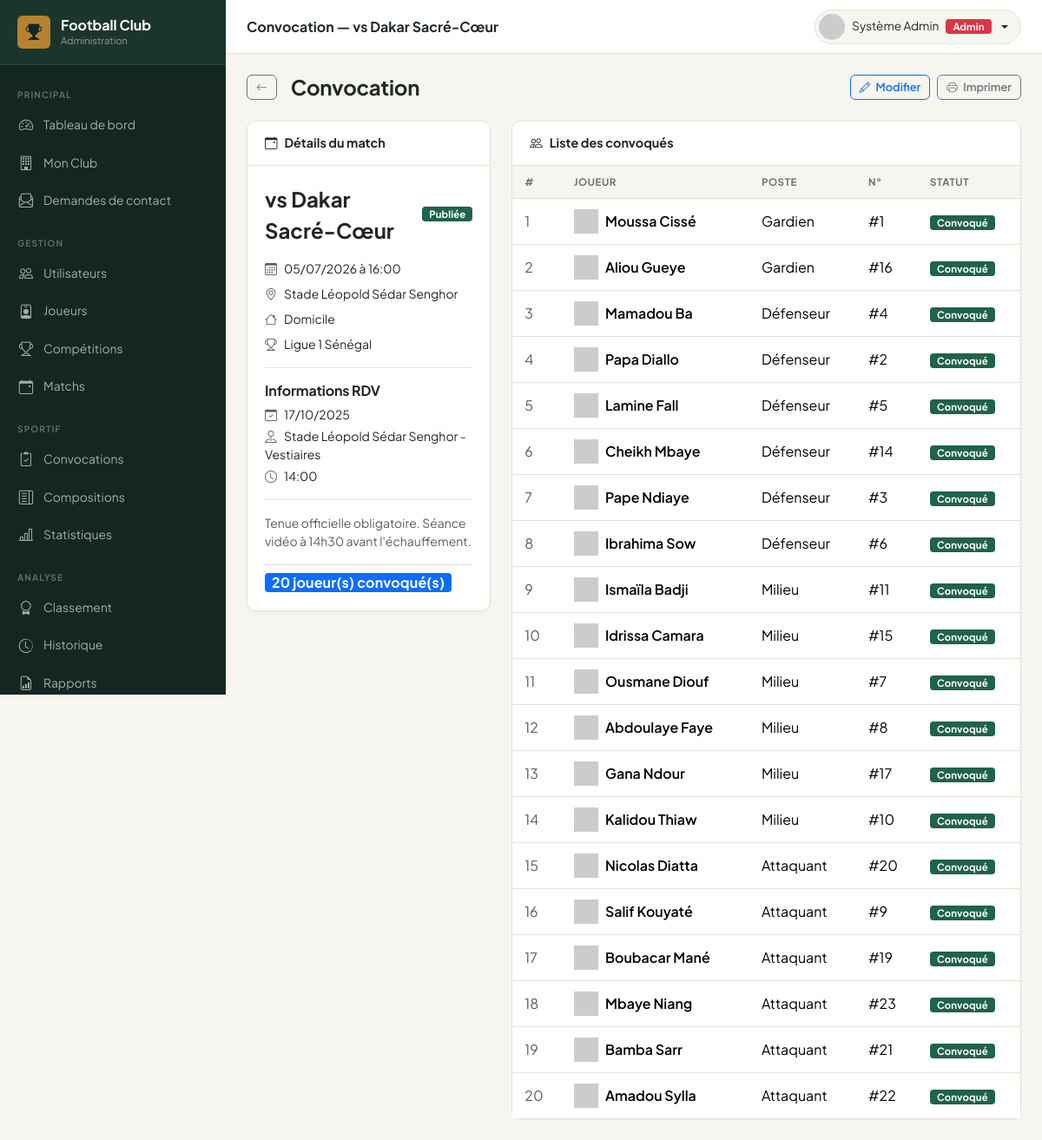
/admin/convocations/view.php?id=1 (signed in), run on the app's committed database.
### tables this page shows
CREATE TABLE `convocations` (
  `id` int(11) NOT NULL AUTO_INCREMENT,
  `match_id` int(11) NOT NULL,
  `date_convocation` date DEFAULT NULL,
  `lieu_rdv` varchar(200) DEFAULT NULL,
  `heure_rdv` time DEFAULT NULL,
  `notes` text DEFAULT NULL,
  `statut` enum('Brouillon','Publiée','Annulée') DEFAULT 'Brouillon',
  `created_at` timestamp NOT NULL DEFAULT current_timestamp(),
  `updated_at` timestamp NOT NULL DEFAULT current_timestamp() ON UPDATE current_timestamp(),
  PRIMARY KEY (`id`),
  KEY `match_id` (`match_id`),
  CONSTRAINT `convocations_ibfk_1` FOREIGN KEY (`match_id`) REFERENCES `matchs` (`id`) ON DELETE CASCADE
);

CREATE TABLE `matchs` (
  `id` int(11) NOT NULL AUTO_INCREMENT,
  `competition_id` int(11) DEFAULT NULL,
  `date_match` date NOT NULL,
  `heure_match` time DEFAULT NULL,
  `stade` varchar(200) DEFAULT NULL,
  `adversaire` varchar(150) NOT NULL,
  `domicile_exterieur` enum('Domicile','Extérieur') DEFAULT 'Domicile',
  `score_equipe` tinyint(3) unsigned DEFAULT 0,
  `score_adverse` tinyint(3) unsigned DEFAULT 0,
  `statut` enum('Programmé','En cours','Terminé','Annulé','Reporté') DEFAULT 'Programmé',
  `notes` text DEFAULT NULL,
  `created_at` timestamp NOT NULL DEFAULT current_timestamp(),
  `updated_at` timestamp NOT NULL DEFAULT current_timestamp() ON UPDATE current_timestamp(),
  PRIMARY KEY (`id`),
  KEY `competition_id` (`competition_id`),
  CONSTRAINT `matchs_ibfk_1` FOREIGN KEY (`competition_id`) REFERENCES `competitions` (`id`) ON DELETE SET NULL
);

CREATE TABLE `competitions` (
  `id` int(11) NOT NULL AUTO_INCREMENT,
  `nom` varchar(150) NOT NULL,
  `type` enum('Championnat','Coupe','Amical','Tournoi') DEFAULT 'Championnat',
  `saison` varchar(20) DEFAULT NULL,
  `created_at` timestamp NOT NULL DEFAULT current_timestamp(),
  `updated_at` timestamp NOT NULL DEFAULT current_timestamp() ON UPDATE current_timestamp(),
  PRIMARY KEY (`id`)
);

CREATE TABLE `convocation_joueur` (
  `id` int(11) NOT NULL AUTO_INCREMENT,
  `convocation_id` int(11) NOT NULL,
  `joueur_id` int(11) NOT NULL,
  `statut` enum('Convoqué','Absent','Blessé') DEFAULT 'Convoqué',
  `created_at` timestamp NOT NULL DEFAULT current_timestamp(),
  PRIMARY KEY (`id`),
  UNIQUE KEY `uk_conv_joueur` (`convocation_id`,`joueur_id`),
  KEY `joueur_id` (`joueur_id`),
  CONSTRAINT `convocation_joueur_ibfk_1` FOREIGN KEY (`convocation_id`) REFERENCES `convocations` (`id`) ON DELETE CASCADE,
  CONSTRAINT `convocation_joueur_ibfk_2` FOREIGN KEY (`joueur_id`) REFERENCES `joueurs` (`id`) ON DELETE CASCADE
);

CREATE TABLE `joueurs` (
  `id` int(11) NOT NULL AUTO_INCREMENT,
  `utilisateur_id` int(11) DEFAULT NULL,
  `club_id` int(11) DEFAULT 1,
  `nom` varchar(100) NOT NULL,
  `prenom` varchar(100) NOT NULL,
  `date_naissance` date DEFAULT NULL,
  `nationalite` varchar(100) DEFAULT NULL,
  `taille` decimal(4,1) DEFAULT NULL,
  `poids` decimal(5,1) DEFAULT NULL,
  `poste` enum('Gardien','Défenseur','Milieu','Attaquant') NOT NULL,
  `numero_maillot` tinyint(3) unsigned DEFAULT NULL,
  `photo` varchar(255) DEFAULT NULL,
  `date_inscription` date DEFAULT curdate(),
  `statut` enum('actif','blessé','suspendu','inactif') NOT NULL DEFAULT 'actif',
  `created_at` timestamp NOT NULL DEFAULT current_timestamp(),
  `updated_at` timestamp NOT NULL DEFAULT current_timestamp() ON UPDATE current_timestamp(),
  PRIMARY KEY (`id`),
  KEY `utilisateur_id` (`utilisateur_id`),
  KEY `club_id` (`club_id`),
  CONSTRAINT `joueurs_ibfk_1` FOREIGN KEY (`utilisateur_id`) REFERENCES `utilisateurs` (`id`) ON DELETE SET NULL,
  CONSTRAINT `joueurs_ibfk_2` FOREIGN KEY (`club_id`) REFERENCES `clubs` (`id`) ON DELETE SET NULL
);

### admin/convocations/view.php (the view, shortened to what this page needs)
<?php
require_once ROOT_PATH . '/includes/functions.php';
$pdo = getPDO();
$id  = (int)($_GET['id'] ?? 0);
$stmt = $pdo->prepare("
    SELECT cv.*, m.date_match, m.heure_match, m.adversaire, m.stade, m.domicile_exterieur, c.nom AS competition
    FROM convocations cv
    JOIN matchs m ON m.id = cv.match_id
    LEFT JOIN competitions c ON c.id = m.competition_id
    WHERE cv.id = ?
");
$stmt->execute([$id]);
$conv = $stmt->fetch();
$joueurs = $pdo->prepare("
    SELECT j.*, cj.statut AS conv_statut
    FROM convocation_joueur cj
    JOIN joueurs j ON j.id = cj.joueur_id
    WHERE cj.convocation_id = ?
    ORDER BY j.poste, j.nom
");
$joueurs->execute([$id]);
$joueurs = $joueurs->fetchAll();
$pageTitle = 'Convocation — vs ' . $conv['adversaire'];
require_once ROOT_PATH . '/admin/includes/header.php';
?>
<div class="d-flex align-items-center gap-3 mb-4">
    <a href="<?= BASE_URL ?>/admin/convocations/index.php" class="btn btn-sm btn-outline-secondary"><i class="bi bi-arrow-left"></i></a>
    <h4 class="fw-bold mb-0">Convocation</h4>
    <div class="ms-auto d-flex gap-2">
        <a href="<?= BASE_URL ?>/admin/convocations/add.php?id=<?= $conv['id'] ?>" class="btn btn-sm btn-outline-primary">
            <i class="bi bi-pencil me-1"></i> Modifier
        </a>
        <button onclick="window.print()" class="btn btn-sm btn-outline-secondary">
            <i class="bi bi-printer me-1"></i> Imprimer
        </button>
    </div>
</div>
<div class="row g-4">
    <div class="col-lg-4">
        <div class="card">
            <div class="card-header"><i class="bi bi-calendar-event me-2"></i>Détails du match</div>
            <div class="card-body">
                <div class="d-flex align-items-center justify-content-between mb-3">
                    <div class="fs-4 fw-bold">vs <?= e($conv['adversaire']) ?></div>
                    <?= statusBadge($conv['statut']) ?>
                </div>
                <ul class="list-unstyled small">
                    <li class="mb-2"><i class="bi bi-calendar3 text-muted me-2"></i><?= formatDate($conv['date_match']) ?> <?= $conv['heure_match'] ? 'à '.formatTime($conv['heure_match']) : '' ?></li>
                    <?php if ($conv['stade']): ?><li class="mb-2"><i class="bi bi-geo-alt text-muted me-2"></i><?= e($conv['stade']) ?></li><?php endif; ?>
                    <li class="mb-2"><i class="bi bi-house text-muted me-2"></i><?= e($conv['domicile_exterieur']) ?></li>
                    <?php if ($conv['competition']): ?><li class="mb-2"><i class="bi bi-trophy text-muted me-2"></i><?= e($conv['competition']) ?></li><?php endif; ?>
                </ul>
                <div class="divider"></div>
                <h6 class="fw-bold">Informations RDV</h6>
                <ul class="list-unstyled small">
                    <?php if ($conv['date_convocation']): ?><li class="mb-1"><i class="bi bi-calendar-check text-muted me-2"></i><?= formatDate($conv['date_convocation']) ?></li><?php endif; ?>
                    <?php if ($conv['lieu_rdv']): ?><li class="mb-1"><i class="bi bi-pin-map text-muted me-2"></i><?= e($conv['lieu_rdv']) ?></li><?php endif; ?>
                    <?php if ($conv['heure_rdv']): ?><li class="mb-1"><i class="bi bi-clock text-muted me-2"></i><?= formatTime($conv['heure_rdv']) ?></li><?php endif; ?>
                </ul>
                <?php if ($conv['notes']): ?>
                    <div class="divider"></div>
                    <p class="small text-muted mb-0"><?= nl2br(e($conv['notes'])) ?></p>
                <?php endif; ?>
                <div class="mt-3 pt-2 border-top">
                    <span class="badge bg-primary fs-6"><?= count($joueurs) ?> joueur(s) convoqué(s)</span>
                </div>
            </div>
        </div>
    </div>
    <div class="col-lg-8">
        <div class="card">
            <div class="card-header"><i class="bi bi-people me-2"></i>Liste des convoqués</div>
            <div class="card-body p-0 table-responsive">
                <table class="table mb-0">
                    <thead><tr><th>#</th><th>Joueur</th><th>Poste</th><th>N°</th><th>Statut</th></tr></thead>
                    <tbody>
                    <?php if ($joueurs): ?>
                        <?php foreach ($joueurs as $i => $j): ?>
                        <tr>
                            <td class="text-muted"><?= $i+1 ?></td>
                            <td>
                                <div class="d-flex align-items-center gap-2">
                                    <img src="<?= avatarUrl($j['photo'], $j['prenom'].' '.$j['nom']) ?>" class="avatar-sm">
                                    <span class="fw-semibold"><?= e($j['prenom']) ?> <?= e($j['nom']) ?></span>
                                </div>
                            </td>
                            <td><?= e($j['poste']) ?></td>
                            <td><?= $j['numero_maillot'] ? '#'.$j['numero_maillot'] : '—' ?></td>
                            <td><?= statusBadge($j['conv_statut']) ?></td>
                        </tr>
                        <?php endforeach; ?>
                    <?php else: ?>
                        <tr><td colspan="5" class="text-center py-4 text-muted">Aucun joueur convoqué</td></tr>
                    <?php endif; ?>
                    </tbody>
                </table>
            </div>
        </div>
    </div>
</div>
<?php require_once ROOT_PATH . '/admin/includes/footer.php'; ?>

### admin/includes/header.php (shortened to what this page needs)
<?php
$pageTitle = $pageTitle ?? 'Administration';
$user      = currentUser();
$baseUrl   = BASE_URL;
?>
<!DOCTYPE html>
<html lang="fr">
<head>
    <link href="https://cdn.jsdelivr.net/npm/bootstrap@5.3.3/dist/css/bootstrap.min.css" rel="stylesheet">
    <link href="https://cdn.jsdelivr.net/npm/bootstrap-icons@1.11.3/font/bootstrap-icons.min.css" rel="stylesheet">
    <link href="<?= $baseUrl ?>/assets/css/style.css?v=<?= assetVersion('assets/css/style.css') ?>" rel="stylesheet">
</head>
<body>
<aside class="sidebar" id="sidebar">
    <a href="<?= $baseUrl ?>/admin/index.php" class="sidebar-brand">
        <div class="brand-icon"><i class="bi bi-trophy-fill"></i></div>
        <div>
            <div class="brand-text">Football Club</div>
            <div class="brand-sub">Administration</div>
        </div>
    </a>
    <nav class="mt-2 pb-4">
        <div class="sidebar-section">Principal</div>
        <a href="<?= $baseUrl ?>/admin/index.php">
            <i class="bi bi-speedometer2"></i> Tableau de bord
        </a>
        <a href="<?= $baseUrl ?>/admin/club/index.php">
            <i class="bi bi-building"></i> Mon Club
        </a>
        <a href="<?= $baseUrl ?>/admin/contacts/index.php">
            <i class="bi bi-envelope-paper"></i> Demandes de contact
        </a>
        <div class="sidebar-section">Gestion</div>
        <a href="<?= $baseUrl ?>/admin/users/index.php">
            <i class="bi bi-people"></i> Utilisateurs
        </a>
        <a href="<?= $baseUrl ?>/admin/joueurs/index.php">
            <i class="bi bi-person-badge"></i> Joueurs
        </a>
        <a href="<?= $baseUrl ?>/admin/competitions/index.php">
            <i class="bi bi-trophy"></i> Compétitions
        </a>
        <a href="<?= $baseUrl ?>/admin/matchs/index.php">
            <i class="bi bi-calendar-event"></i> Matchs
        </a>
        <div class="sidebar-section">Sportif</div>
        <a href="<?= $baseUrl ?>/admin/convocations/index.php">
            <i class="bi bi-clipboard2-check"></i> Convocations
        </a>
        <a href="<?= $baseUrl ?>/admin/compositions/index.php">
            <i class="bi bi-layout-text-sidebar"></i> Compositions
        </a>
        <a href="<?= $baseUrl ?>/admin/statistiques/index.php">
            <i class="bi bi-bar-chart-line"></i> Statistiques
        </a>
        <div class="sidebar-section">Analyse</div>
        <a href="<?= $baseUrl ?>/admin/classement/index.php">
            <i class="bi bi-award"></i> Classement
        </a>
        <a href="<?= $baseUrl ?>/admin/historique/index.php">
            <i class="bi bi-clock-history"></i> Historique
        </a>
        <a href="<?= $baseUrl ?>/admin/rapports/index.php">
            <i class="bi bi-file-earmark-bar-graph"></i> Rapports
        </a>
    </nav>
</aside>
<div class="main-wrapper">
    <header class="topbar">
        <span class="page-title"><?= e($pageTitle) ?></span>
        <div class="topbar-right">
            <div class="dropdown">
                <div class="user-chip dropdown-toggle" data-bs-toggle="dropdown" id="userMenu">
                    <img src="<?= avatarUrl($user['photo'] ?? null, ($user['prenom'] ?? '?') . ' ' . ($user['nom'] ?? '')) ?>"
                         alt="avatar" class="avatar-sm">
                    <span class="d-none d-md-inline"><?= e(($user['prenom'] ?? '') . ' ' . ($user['nom'] ?? '')) ?></span>
                    <?= roleBadge($user['role'] ?? 'admin') ?>
                </div>
            </div>
        </div>
    </header>
    <main class="page-content">

### includes/functions.php (shortened to what this page needs)
<?php
function currentUser(): ?array {
    return $_SESSION['user'] ?? null;
}
function e(string $str): string {
    return htmlspecialchars($str, ENT_QUOTES | ENT_SUBSTITUTE, 'UTF-8');
}
function assetVersion(string $relativePath): string {
    $path = ROOT_PATH . '/' . ltrim($relativePath, '/');
    return (string)(file_exists($path) ? filemtime($path) : time());
}
function formatDate(?string $date): string {
    return date('d/m/Y', strtotime($date));
}
function formatTime(?string $time): string {
    return substr($time, 0, 5);
}
function statusBadge(string $status): string {
    $map = [
        'actif'      => 'success',
        'inactif'    => 'secondary',
        'blessé'     => 'warning',
        'suspendu'   => 'danger',
        'Programmé'  => 'primary',
        'Terminé'    => 'success',
        'En cours'   => 'warning',
        'Annulé'     => 'danger',
        'Reporté'    => 'secondary',
        'Publiée'    => 'success',
        'Brouillon'  => 'secondary',
        'Convoqué'   => 'success',
        'Absent'     => 'danger',
        'Blessé'     => 'warning',
        'Titulaire'  => 'primary',
        'Remplaçant' => 'secondary',
    ];
    $color = $map[$status] ?? 'secondary';
    return "<span class=\"badge bg-$color\">" . e($status) . '</span>';
}
function roleBadge(string $role): string {
    $map = ['admin' => 'danger', 'coach' => 'primary', 'staff' => 'warning', 'joueur' => 'success'];
    $labels = ['admin' => 'Admin', 'coach' => 'Coach', 'staff' => 'Staff', 'joueur' => 'Joueur'];
    $color = $map[$role] ?? 'secondary';
    $label = $labels[$role] ?? $role;
    return "<span class=\"badge bg-$color\">" . e($label) . '</span>';
}
function avatarUrl(?string $photo, string $name = '?'): string {
    $initials = urlencode(strtoupper(substr($name, 0, 1)));
    return "https://ui-avatars.com/api/?name=$initials&background=2d6a4f&color=fff&size=80";
}

### data on the page
convocations: match.adversaire "Convocation — vs Dakar Sacré-Cœur", match.adversaire "Dakar Sacré-Cœur", statut "Publiée", match.date_match "05/07/2026", match.heure_match "16:00", match.stade "Stade Léopold Sédar Senghor", match.domicile_exterieur "Domicile", competitions.nom "Ligue 1 Sénégal", date_convocation "17/10/2025", lieu_rdv "Stade Léopold Sédar Senghor - Vestiaires", heure_rdv "14:00", notes "Tenue officielle obligatoire. Séance vidéo à 14h30 avant l'échauffement."
convocation_joueur: joueur.prenom "Moussa", joueur.nom "Cissé", joueur.poste "Gardien", joueur.numero_maillot "1", statut "Convoqué"
convocation_joueur: joueur.prenom "Aliou", joueur.nom "Gueye", joueur.poste "Gardien", joueur.numero_maillot "16", statut "Convoqué"
convocation_joueur: joueur.prenom "Mamadou", joueur.nom "Ba", joueur.poste "Défenseur", joueur.numero_maillot "4", statut "Convoqué"
convocation_joueur: joueur.prenom "Papa", joueur.nom "Diallo", joueur.poste "Défenseur", joueur.numero_maillot "2", statut "Convoqué"
convocation_joueur: joueur.prenom "Lamine", joueur.nom "Fall", joueur.poste "Défenseur", joueur.numero_maillot "5", statut "Convoqué"
convocation_joueur: joueur.prenom "Cheikh", joueur.nom "Mbaye", joueur.poste "Défenseur", joueur.numero_maillot "14", statut "Convoqué"
convocation_joueur: joueur.prenom "Pape", joueur.nom "Ndiaye", joueur.poste "Défenseur", joueur.numero_maillot "3", statut "Convoqué"
convocation_joueur: joueur.prenom "Ibrahima", joueur.nom "Sow", joueur.poste "Défenseur", joueur.numero_maillot "6", statut "Convoqué"
convocation_joueur: joueur.prenom "Ismaïla", joueur.nom "Badji", joueur.poste "Milieu", joueur.numero_maillot "11", statut "Convoqué"
convocation_joueur: joueur.prenom "Idrissa", joueur.nom "Camara", joueur.poste "Milieu", joueur.numero_maillot "15", statut "Convoqué"
convocation_joueur: joueur.prenom "Ousmane", joueur.nom "Diouf", joueur.poste "Milieu", joueur.numero_maillot "7", statut "Convoqué"
convocation_joueur: joueur.prenom "Abdoulaye", joueur.nom "Faye", joueur.poste "Milieu", joueur.numero_maillot "8", statut "Convoqué"
convocation_joueur: joueur.prenom "Gana", joueur.nom "Ndour", joueur.poste "Milieu", joueur.numero_maillot "17", statut "Convoqué"
convocation_joueur: joueur.prenom "Kalidou", joueur.nom "Thiaw", joueur.poste "Milieu", joueur.numero_maillot "10", statut "Convoqué"
convocation_joueur: joueur.prenom "Nicolas", joueur.nom "Diatta", joueur.poste "Attaquant", joueur.numero_maillot "20", statut "Convoqué"
convocation_joueur: joueur.prenom "Salif", joueur.nom "Kouyaté", joueur.poste "Attaquant", joueur.numero_maillot "9", statut "Convoqué"
convocation_joueur: joueur.prenom "Boubacar", joueur.nom "Mané", joueur.poste "Attaquant", joueur.numero_maillot "19", statut "Convoqué"
convocation_joueur: joueur.prenom "Mbaye", joueur.nom "Niang", joueur.poste "Attaquant", joueur.numero_maillot "23", statut "Convoqué"
convocation_joueur: joueur.prenom "Bamba", joueur.nom "Sarr", joueur.poste "Attaquant", joueur.numero_maillot "21", statut "Convoqué"
convocation_joueur: joueur.prenom "Amadou", joueur.nom "Sylla", joueur.poste "Attaquant", joueur.numero_maillot "22", statut "Convoqué"

### other printed values
$label "Admin"
count($joueurs) "20"
